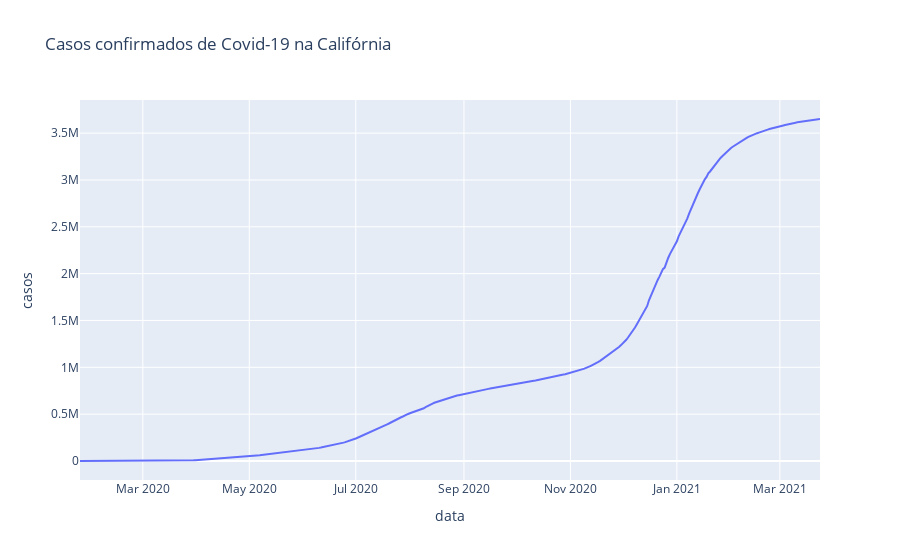

Notebook code for this chart:
### Code cell
# Vamos visualizar os casos por estado
        # Califórnia
px.line(ca, 'data', 'casos', title='Casos confirmados de Covid-19 na Califórnia')

### Figure 1 — Plotly figure (JSON) as saved in the notebook; plotly's stock layout.template omitted (floating-point values rounded to 4 significant figures; data arrays with more than 128 entries replaced by an {"elided": "..."} marker saying what was removed)
{"data": [{"hovertemplate": "data=%{x}<br>casos=%{y}<extra></extra>", "legendgroup": "", "line": {"color": "#636efa", "dash": "solid"}, "mode": "lines", "name": "", "orientation": "v", "showlegend": false, "type": "scatter", "x": {"elided": "425 str values"}, "xaxis": "x", "y": {"elided": "425 int values"}, "yaxis": "y"}], "layout": {"legend": {"tracegroupgap": 0}, "title": {"text": "Casos confirmados de Covid-19 na Califórnia"}, "xaxis": {"anchor": "y", "domain": [0, 1], "title": {"text": "data"}}, "yaxis": {"anchor": "x", "domain": [0, 1], "title": {"text": "casos"}}}}
